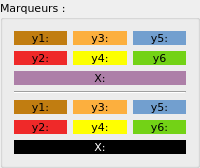
       <widget class="QGroupBox" name="groupBox_curseurs">
        <property name="sizePolicy">
         <sizepolicy hsizetype="Preferred" vsizetype="Preferred">
          <horstretch>0</horstretch>
          <verstretch>0</verstretch>
         </sizepolicy>
        </property>
        <property name="maximumSize">
         <size>
          <width>200</width>
          <height>16777215</height>
         </size>
        </property>
        <property name="font">
         <font>
          <family>DejaVu Sans</family>
          <pointsize>8</pointsize>
         </font>
        </property>
        <property name="title">
         <string>Marqueurs :</string>
        </property>
        <layout class="QGridLayout" name="gridLayout_12">
         <item row="0" column="0">
          <layout class="QVBoxLayout" name="verticalLayout_3" stretch="0,0">
           <item>
            <layout class="QGridLayout" name="gridLayout_14">
             <item row="1" column="0">
              <widget class="QLabel" name="cu_lb_y2">
               <property name="maximumSize">
                <size>
                 <width>16777215</width>
                 <height>15</height>
                </size>
               </property>
               <property name="font">
                <font>
                 <family>DejaVu Sans</family>
                 <pointsize>8</pointsize>
                </font>
               </property>
               <property name="styleSheet">
                <string notr="true">background-color: rgb(239, 41, 41);</string>
               </property>
               <property name="text">
                <string>y2:</string>
               </property>
               <property name="alignment">
                <set>Qt::AlignCenter</set>
               </property>
              </widget>
             </item>
             <item row="0" column="0">
              <widget class="QLabel" name="cu_lb_y1">
               <property name="maximumSize">
                <size>
                 <width>16777215</width>
                 <height>15</height>
                </size>
               </property>
               <property name="font">
                <font>
                 <family>DejaVu Sans</family>
                 <pointsize>8</pointsize>
                </font>
               </property>
               <property name="styleSheet">
                <string notr="true">background-color: rgb(193, 125, 17);</string>
               </property>
               <property name="text">
                <string>y1:</string>
               </property>
               <property name="alignment">
                <set>Qt::AlignCenter</set>
               </property>
              </widget>
             </item>
             <item row="0" column="1">
              <widget class="QLabel" name="cu_lb_y3">
               <property name="maximumSize">
                <size>
                 <width>16777215</width>
                 <height>15</height>
                </size>
               </property>
               <property name="font">
                <font>
                 <family>DejaVu Sans</family>
                 <pointsize>8</pointsize>
                </font>
               </property>
               <property name="styleSheet">
                <string notr="true">background-color: rgb(252, 175, 62);</string>
               </property>
               <property name="text">
                <string>y3:</string>
               </property>
               <property name="alignment">
                <set>Qt::AlignCenter</set>
               </property>
              </widget>
             </item>
             <item row="1" column="1">
              <widget class="QLabel" name="cu_lb_y4">
               <property name="maximumSize">
                <size>
                 <width>16777215</width>
                 <height>15</height>
                </size>
               </property>
               <property name="font">
                <font>
                 <family>DejaVu Sans</family>
                 <pointsize>8</pointsize>
                </font>
               </property>
               <property name="styleSheet">
                <string notr="true">background-color: rgb(252, 255, 0);</string>
               </property>
               <property name="text">
                <string>y4:</string>
               </property>
               <property name="alignment">
                <set>Qt::AlignCenter</set>
               </property>
              </widget>
             </item>
             <item row="0" column="2">
              <widget class="QLabel" name="cu_lb_y5">
               <property name="maximumSize">
                <size>
                 <width>16777215</width>
                 <height>15</height>
                </size>
               </property>
               <property name="font">
                <font>
                 <family>DejaVu Sans</family>
                 <pointsize>8</pointsize>
                </font>
               </property>
               <property name="styleSheet">
                <string notr="true">background-color: rgb(114, 159, 207);</string>
               </property>
               <property name="text">
                <string>y5:</string>
               </property>
               <property name="alignment">
                <set>Qt::AlignCenter</set>
               </property>
              </widget>
             </item>
             <item row="1" column="2">
              <widget class="QLabel" name="cu_lb_y6">
               <property name="maximumSize">
                <size>
                 <width>16777215</width>
                 <height>15</height>
                </size>
               </property>
               <property name="font">
                <font>
                 <family>DejaVu Sans</family>
                 <pointsize>8</pointsize>
                </font>
               </property>
               <property name="styleSheet">
                <string notr="true">background-color: rgb(115, 210, 22);</string>
               </property>
               <property name="text">
                <string>y6</string>
               </property>
               <property name="alignment">
                <set>Qt::AlignCenter</set>
               </property>
              </widget>
             </item>
            </layout>
           </item>
           <item>
            <widget class="QLabel" name="cu_lb_x">
             <property name="sizePolicy">
              <sizepolicy hsizetype="Preferred" vsizetype="Preferred">
               <horstretch>0</horstretch>
               <verstretch>0</verstretch>
              </sizepolicy>
             </property>
             <property name="maximumSize">
              <size>
               <width>16777215</width>
               <height>15</height>
              </size>
             </property>
             <property name="font">
              <font>
               <family>DejaVu Sans</family>
               <pointsize>8</pointsize>
              </font>
             </property>
             <property name="layoutDirection">
              <enum>Qt::LeftToRight</enum>
             </property>
             <property name="styleSheet">
              <string notr="true">background-color: rgb(173, 127, 168);</string>
             </property>
             <property name="text">
              <string>X:</string>
             </property>
             <property name="alignment">
              <set>Qt::AlignCenter</set>
             </property>
            </widget>
           </item>
          </layout>
         </item>
         <item row="2" column="0">
          <widget class="Line" name="line">
           <property name="orientation">
            <enum>Qt::Horizontal</enum>
           </property>
          </widget>
         </item>
         <item row="4" column="0">
          <layout class="QVBoxLayout" name="verticalLayout_4">
           <item>
            <layout class="QGridLayout" name="gridLayout_15">
             <property name="verticalSpacing">
              <number>6</number>
             </property>
             <item row="1" column="2">
              <widget class="QLabel" name="cu1_lb_y4">
               <property name="maximumSize">
                <size>
                 <width>16777215</width>
                 <height>15</height>
                </size>
               </property>
               <property name="font">
                <font>
                 <family>DejaVu Sans</family>
                 <pointsize>8</pointsize>
                </font>
               </property>
               <property name="styleSheet">
                <string notr="true">background-color: rgb(255, 255, 0);</string>
               </property>
               <property name="text">
                <string>y4:</string>
               </property>
               <property name="alignment">
                <set>Qt::AlignCenter</set>
               </property>
              </widget>
             </item>
             <item row="1" column="0">
              <widget class="QLabel" name="cu1_lb_y2">
               <property name="maximumSize">
                <size>
                 <width>16777215</width>
                 <height>15</height>
                </size>
               </property>
               <property name="font">
                <font>
                 <family>DejaVu Sans</family>
                 <pointsize>8</pointsize>
                </font>
               </property>
               <property name="styleSheet">
                <string notr="true">background-color: rgb(239, 41, 41);</string>
               </property>
               <property name="text">
                <string>y2:</string>
               </property>
               <property name="alignment">
                <set>Qt::AlignCenter</set>
               </property>
              </widget>
             </item>
             <item row="0" column="0">
              <widget class="QLabel" name="cu1_lb_y1">
               <property name="maximumSize">
                <size>
                 <width>16777215</width>
                 <height>15</height>
                </size>
               </property>
               <property name="font">
                <font>
                 <family>DejaVu Sans</family>
                 <pointsize>8</pointsize>
                </font>
               </property>
               <property name="styleSheet">
                <string notr="true">background-color: rgb(193, 125, 17);</string>
               </property>
               <property name="text">
                <string>y1:</string>
               </property>
               <property name="alignment">
                <set>Qt::AlignCenter</set>
               </property>
              </widget>
             </item>
             <item row="0" column="2">
              <widget class="QLabel" name="cu1_lb_y3">
               <property name="maximumSize">
                <size>
                 <width>16777215</width>
                 <height>15</height>
                </size>
               </property>
               <property name="font">
                <font>
                 <family>DejaVu Sans</family>
                 <pointsize>8</pointsize>
                </font>
               </property>
               <property name="styleSheet">
                <string notr="true">background-color: rgb(252, 175, 62);</string>
               </property>
               <property name="text">
                <string>y3:</string>
               </property>
               <property name="alignment">
                <set>Qt::AlignCenter</set>
               </property>
              </widget>
             </item>
             <item row="1" column="3">
              <widget class="QLabel" name="cu1_lb_y6">
               <property name="maximumSize">
                <size>
                 <width>16777215</width>
                 <height>15</height>
                </size>
               </property>
               <property name="font">
                <font>
                 <family>DejaVu Sans</family>
                 <pointsize>8</pointsize>
                </font>
               </property>
               <property name="styleSheet">
                <string notr="true">background-color: rgb(115, 210, 22);</string>
               </property>
               <property name="text">
                <string>y6:</string>
               </property>
               <property name="alignment">
                <set>Qt::AlignCenter</set>
               </property>
              </widget>
             </item>
             <item row="0" column="3">
              <widget class="QLabel" name="cu1_lb_y5">
               <property name="maximumSize">
                <size>
                 <width>16777215</width>
                 <height>15</height>
                </size>
               </property>
               <property name="font">
                <font>
                 <family>DejaVu Sans</family>
                 <pointsize>8</pointsize>
                </font>
               </property>
               <property name="styleSheet">
                <string notr="true">background-color: rgb(114, 159, 207);</string>
               </property>
               <property name="text">
                <string>y5:</string>
               </property>
               <property name="alignment">
                <set>Qt::AlignCenter</set>
               </property>
              </widget>
             </item>
            </layout>
           </item>
           <item>
            <widget class="QLabel" name="cu1_lb_x">
             <property name="maximumSize">
              <size>
               <width>16777215</width>
               <height>15</height>
              </size>
             </property>
             <property name="palette">
              <palette>
               <active>
                <colorrole role="WindowText">
                 <brush brushstyle="SolidPattern">
                  <color alpha="255">
                   <red>255</red>
                   <green>255</green>
                   <blue>255</blue>
                  </color>
                 </brush>
                </colorrole>
                <colorrole role="Button">
                 <brush brushstyle="SolidPattern">
                  <color alpha="255">
                   <red>0</red>
                   <green>0</green>
                   <blue>0</blue>
                  </color>
                 </brush>
                </colorrole>
                <colorrole role="Text">
                 <brush brushstyle="SolidPattern">
                  <color alpha="255">
                   <red>255</red>
                   <green>255</green>
                   <blue>255</blue>
                  </color>
                 </brush>
                </colorrole>
                <colorrole role="ButtonText">
                 <brush brushstyle="SolidPattern">
                  <color alpha="255">
                   <red>255</red>
                   <green>255</green>
                   <blue>255</blue>
                  </color>
                 </brush>
                </colorrole>
                <colorrole role="Base">
                 <brush brushstyle="SolidPattern">
                  <color alpha="255">
                   <red>0</red>
                   <green>0</green>
                   <blue>0</blue>
                  </color>
                 </brush>
                </colorrole>
                <colorrole role="Window">
                 <brush brushstyle="SolidPattern">
                  <color alpha="255">
                   <red>0</red>
                   <green>0</green>
                   <blue>0</blue>
                  </color>
                 </brush>
                </colorrole>
                <colorrole role="ToolTipText">
                 <brush brushstyle="SolidPattern">
                  <color alpha="255">
                   <red>255</red>
                   <green>255</green>
                   <blue>255</blue>
                  </color>
                 </brush>
                </colorrole>
               </active>
               <inactive>
                <colorrole role="WindowText">
                 <brush brushstyle="SolidPattern">
                  <color alpha="255">
                   <red>255</red>
                   <green>255</green>
                   <blue>255</blue>
                  </color>
                 </brush>
                </colorrole>
                <colorrole role="Button">
                 <brush brushstyle="SolidPattern">
                  <color alpha="255">
                   <red>0</red>
                   <green>0</green>
                   <blue>0</blue>
                  </color>
                 </brush>
                </colorrole>
                <colorrole role="Text">
                 <brush brushstyle="SolidPattern">
                  <color alpha="255">
                   <red>255</red>
                   <green>255</green>
                   <blue>255</blue>
                  </color>
                 </brush>
                </colorrole>
                <colorrole role="ButtonText">
                 <brush brushstyle="SolidPattern">
                  <color alpha="255">
                   <red>255</red>
                   <green>255</green>
                   <blue>255</blue>
                  </color>
                 </brush>
                </colorrole>
                <colorrole role="Base">
                 <brush brushstyle="SolidPattern">
                  <color alpha="255">
                   <red>0</red>
                   <green>0</green>
                   <blue>0</blue>
                  </color>
                 </brush>
                </colorrole>
                <colorrole role="Window">
                 <brush brushstyle="SolidPattern">
                  <color alpha="255">
                   <red>0</red>
                   <green>0</green>
                   <blue>0</blue>
                  </color>
                 </brush>
                </colorrole>
                <colorrole role="ToolTipText">
                 <brush brushstyle="SolidPattern">
                  <color alpha="255">
                   <red>255</red>
                   <green>255</green>
                   <blue>255</blue>
                  </color>
                 </brush>
                </colorrole>
               </inactive>
               <disabled>
                <colorrole role="WindowText">
                 <brush brushstyle="SolidPattern">
                  <color alpha="255">
                   <red>190</red>
                   <green>190</green>
                   <blue>190</blue>
                  </color>
                 </brush>
                </colorrole>
                <colorrole role="Button">
                 <brush brushstyle="SolidPattern">
                  <color alpha="255">
                   <red>0</red>
                   <green>0</green>
                   <blue>0</blue>
                  </color>
                 </brush>
                </colorrole>
                <colorrole role="Text">
                 <brush brushstyle="SolidPattern">
                  <color alpha="255">
                   <red>190</red>
                   <green>190</green>
                   <blue>190</blue>
                  </color>
                 </brush>
                </colorrole>
                <colorrole role="ButtonText">
                 <brush brushstyle="SolidPattern">
                  <color alpha="255">
                   <red>190</red>
                   <green>190</green>
                   <blue>190</blue>
                  </color>
                 </brush>
                </colorrole>
                <colorrole role="Base">
                 <brush brushstyle="SolidPattern">
                  <color alpha="255">
                   <red>0</red>
                   <green>0</green>
                   <blue>0</blue>
                  </color>
                 </brush>
                </colorrole>
                <colorrole role="Window">
                 <brush brushstyle="SolidPattern">
                  <color alpha="255">
                   <red>0</red>
                   <green>0</green>
                   <blue>0</blue>
                  </color>
                 </brush>
                </colorrole>
                <colorrole role="ToolTipText">
                 <brush brushstyle="SolidPattern">
                  <color alpha="255">
                   <red>255</red>
                   <green>255</green>
                   <blue>255</blue>
                  </color>
                 </brush>
                </colorrole>
               </disabled>
              </palette>
             </property>
             <property name="font">
              <font>
               <family>DejaVu Sans</family>
               <pointsize>8</pointsize>
              </font>
             </property>
             <property name="styleSheet">
              <string notr="true">background-color: rgb(0, 0, 0);</string>
             </property>
             <property name="text">
              <string>X:</string>
             </property>
             <property name="alignment">
              <set>Qt::AlignCenter</set>
             </property>
            </widget>
           </item>
          </layout>
         </item>
        </layout>
       </widget>
